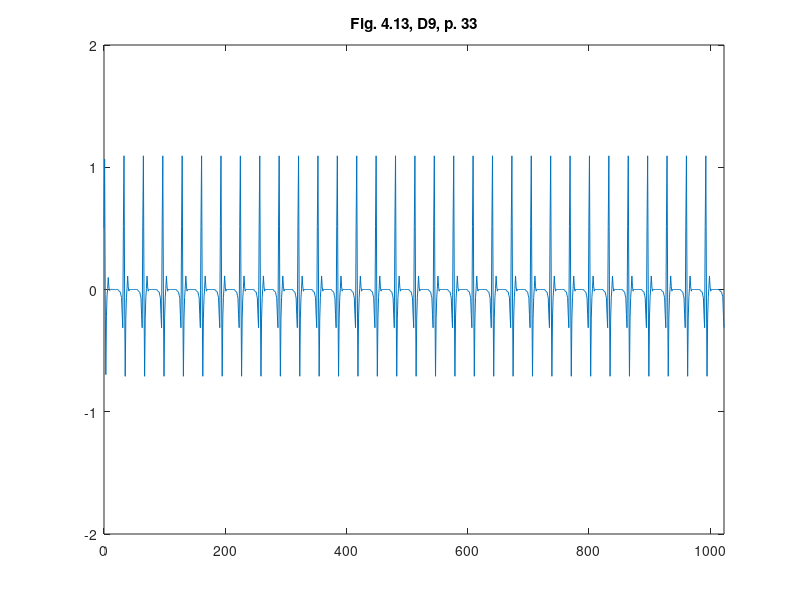

Here is the MATLAB script that generated this plot:
%% ========================================================================
%% Programmatic octave notes on "Ripples in Mathematics" by A. Jensen
%% and A. la Cour-Harbo written with a deep gratitude to the authors for
%% this wonderful text. 
%% 
%% Reconstruction of graphs in Figure 4.13, top, p.34, Ch 04, D9.
%%
%% Author: Vladimir Kulyukin
%% 
%% NB: I have tested this code in Octave 4.
%% =========================================================================
t = [0:1023];

y_fig_4_13_d9_p33 = [
0.5013087098088238
1.0668937878818028
-0.03858906471019391
-0.696310614782963
-0.22293463935796487
-0.0526353324509346
0.008040197594338418
0.09808933012096888
0.022832848979583445
-0.008130126475125985
-7.072845802279472E-4
-0.003569891444965807
3.5759726960041466E-4
0.0024656853571619715
-4.2929749283902006E-4
-0.001983711525444507
2.9392312274738563E-4
0.0015447634215628714
-2.9760069080712556E-4
-0.0013111431791755861
2.2926765130745644E-4
0.001085348752497453
-2.2225707540967228E-4
-9.501047379914479E-4
-0.007630149280374522
-0.012715307475623789
-0.017331707250100276
-0.022073710464868116
-0.04672632961763392
-0.06604391530900693
-0.2059207043346904
-0.3134937521868058
0.5157489040049872
1.0939725488414211
-0.03708694293958292
-0.7101453986278082
-0.23426982107489883
-0.06625018988558407
0.009805770271899841
0.11050332181536426
0.023528150239568547
-0.013160266735071733
-8.638731200094033E-5
-3.462750222149937E-4
7.911409974546906E-5
3.208838479330122E-4
-7.551844454656752E-5
-3.0092305409727004E-4
6.976389735687879E-5
2.807285964247704E-4
-6.669867435498134E-5
-2.645052677540332E-4
6.204411025520959E-5
2.48092729179163E-4
-5.940061752251169E-5
-2.3464979310393043E-4
-0.007756937912745632
-0.01331059288056637
-0.017210695641245957
-0.021553866380471715
-0.04682496637864149
-0.06648844463262153
-0.20582726062882048
-0.31309916652306996
0.5156702485004294
1.0936281475018563
-0.03701257267840863
-0.7098356726600079
-0.2343339518572235
-0.0665249394322283
0.0098664547981894
0.11075312599782083
0.023474810728388
-0.01338484837284594
-3.579923565787811E-5
-1.4013292396484773E-4
3.394109531657897E-5
1.3341599418309472E-4
-3.253979927820877E-5
-1.273736530838393E-4
3.086373701486475E-5
1.2129089168186268E-4
-2.9549358168301317E-5
-1.1574220181813876E-4
2.801786229513911E-5
1.1016223047610179E-4
-2.677096850503108E-5
-1.050025102853054E-4
-0.007787146144421921
-0.013431827674094404
-0.017181598865222365
-0.02143910975129271
-0.04685216929379392
-0.06659661665836714
-0.2058009374031866
-0.31299608154784486
0.515645414120717
1.0935302379038707
-0.036988427627812404
-0.7097417578510727
-0.23435692487503496
-0.06661478552760156
0.009888896477655958
0.11083984944641093
0.023453289023664926
-0.013468386781342647
-1.4676443434742154E-5
-5.901014092700696E-5
1.3534625238933867E-5
5.476190145506817E-5
-1.2420258372614066E-5
-5.0554197360442216E-5
1.1293666999266867E-5
4.635148789419602E-5
-1.0170824423289723E-5
-4.215431400377426E-5
9.050394249981294E-6
3.7964892074251746E-5
-7.913348159857737E-6
-3.375093463151181E-5
-0.00780570874032567
-0.013502099888804766
-0.017163075988807747
-0.02136943990731205
-0.04687049528175904
-0.06666565527751625
-0.20578259099990598
-0.3129273532768969
0.5156271810989999
1.0934618445783857
-0.036970122936722194
-0.7096734262198208
-0.2343751874606504
-0.06668303480138948
0.00990727385677656
0.11090824804402206
0.023434892970138933
-0.01353691778422728
3.869857884968034E-6
9.847552063191074E-6
-5.081858249516703E-6
-1.4409226797806467E-5
6.3744830572972946E-6
1.908995377098154E-5
-7.61431776494662E-6
-2.3756101199248127E-5
8.936022147147028E-6
2.8543139608397787E-5
-1.0204821048239968E-5
-3.331658564893441E-5
1.1553816976134861E-5
3.820845279334321E-5
-0.007825351724949112
-0.013574735215290174
-0.017143215701952718
-0.021296067387221524
-0.04689055122829233
-0.06673976704881078
-0.20576232042846235
-0.3128524742498226
0.51560670272638
1.093386192035898
-0.03694944097824315
-0.7095970063863716
-0.23439608146334717
-0.06676023255783842
0.009928351712272313
0.11098618209525753
0.023413606998578022
-0.013615603281870106
2.5310962117706898E-5
8.920625939848586E-5
-2.6718671982983432E-5
-9.446091831162348E-5
2.81285096617846E-5
9.971871921189543E-5
-2.954286659140992E-5
-1.0498637603142627E-4
3.093457457460694E-5
1.1022058880266088E-4
-3.234767108457767E-5
-1.1547025738523067E-4
3.371024720206043E-5
1.2064532618667322E-4
-0.007847613021932352
-0.01365748879638247
-0.017121006181352844
-0.0212132284019383
-0.0469128169399736
-0.06682272912268478
-0.20574018025976024
-0.3127696574407983
0.5155845641534715
1.093303479047661
-0.03692750932978478
-0.7095147004127818
-0.2344179449631338
-0.06684217615307185
0.009949920378734198
0.1110674285834306
0.02339218120838236
-0.013696199772226981
4.6348870403946296E-5
1.6879096996441317E-4
-4.7531666098683666E-5
-1.730825648273038E-4
4.8457114356790016E-5
1.7699415348872047E-4
-4.955836313969911E-5
-1.8096492006140677E-4
5.036766495998654E-5
1.8450458983456758E-4
-5.1374751005672126E-5
-1.8810853226124588E-4
5.205757126715622E-5
1.912336550403088E-4
-0.007865458454333557
-0.013726074300081752
-0.017103934844949372
-0.021147047667692025
-0.04692928950695812
-0.06688654928209076
-0.20572457068750669
-0.3127085880184914
0.515569649036398
1.093245120317281
-0.03691353823387139
-0.7094594208902207
-0.23443112944101846
-0.06689441119821131
0.009962090012016048
0.1111162821456021
0.02338088443884307
-0.013741700211549504
5.657230289199324E-5
2.1064226211565495E-4
-5.680427296051499E-5
-2.113058037926471E-4
5.6612048935662E-5
2.113429689716982E-4
-5.669503540143349E-5
-2.114524478941543E-4
5.6357922422212366E-5
2.1094159658747397E-4
-5.629185172560977E-5
-2.104997427170009E-4
5.581607988110022E-5
2.0945291302476013E-4
-0.007868103153163752
-0.013740117729231416
-0.017102443890962205
-0.0211372390365683
-0.04692964153877777
-0.0668921107205519
-0.20572535060650865
-0.31270726347861444
0.5155715766140292
1.0932480532372444
-0.036916559632501955
-0.7094665317719205
-0.23442696835283566
-0.06688309422905891
0.009956888456209706
0.11110090560278679
0.023387201201544108
-0.01372222922657843
4.928209324829816E-5
1.8728616157702614E-4
-4.843915013610327E-5
-1.8402397627923284E-4
4.735224529179327E-5
1.8040155047413268E-4
-4.641524734527504E-5
-1.768062134820294E-4
4.527177132153326E-5
1.7290598536359294E-4
-4.4253690875175236E-5
-1.6902612265801045E-4
4.306706199338192E-5
1.6489737676341068E-4
-0.007854481222783037
-0.013692429468325325
-0.017116676413193192
-0.021187672672346718
-0.04691462415843324
-0.0668388799301385
-0.205740875949845
-0.3127628825528196
0.5155877921130956
1.0933061122108774
-0.0369331803752177
-0.7095266099360797
-0.23440975645065598
-0.06682094645237965
0.00993937204346286
0.1110371114871196
0.023405207789883715
-0.013656740439936029
3.106791760971341E-5
1.2051998149482684E-4
-2.983559405595397E-5
-1.1593490628107305E-4
2.8632683223298083E-5
1.1139326268866316E-4
-2.7404932599447514E-5
-1.0683663311633535E-4
2.6230469198257745E-5
1.0235868890157515E-4
-2.5016366530337015E-5
-9.786288373267583E-5
2.3876300090500995E-5
9.347640246524703E-5
-0.007835183824295404
-0.013620716655010339
-0.01713585777076085
-0.021259348513038387
-0.046895419056734305
-0.06676721121553009
-0.20575990392504562
-0.3128342475303277
0.5156067682810392
1.0933771990298033
-0.036951926795402545
-0.7095971558446544
-0.23439112948888097
-0.06675092004993433
0.009921019129025918
0.11096783286100563
0.02342338178759908
-0.013588192181640216
1.3204263304980547E-5
5.289615922913823E-5
-1.2202066273466859E-5
-4.922186336501158E-5
1.1338246550694098E-5
4.5751899186302974E-5
-1.0383730712019665E-5
-4.225675348015779E-5
9.570113070462163E-6
3.8969661871546535E-5
-8.664565103887758E-6
-3.565765407008369E-5
7.900727957251857E-6
3.2554900307042866E-5
-0.007819544781451344
-0.013561074629022712
-0.017151110912879186
-0.021317638159653818
-0.046880523611350165
-0.0667102721610707
-0.2057744088392847
-0.31288978750844976
0.5156209005365743
1.0934313395880235
-0.03696566826761449
-0.7096498702196685
-0.23437777006910987
-0.06669963401316409
0.009908047005048097
0.11091798290495586
0.02343596738451915
-0.013539781973069856
9.993374211680482E-7
5.917050978106039E-6
-3.838645299928467E-7
-3.6787574399307805E-6
-1.0848787304860662E-7
1.6222669522611734E-6
6.797411951438544E-7
4.5351881122967767E-7
-1.1331651754980765E-6
-2.3553145744183816E-6
1.6619862519722766E-6
4.275380621707798E-6
-2.078516027415438E-6
-6.02963428974061E-6
-0.007809933197373938
-0.013523845801866953
-0.01716038928329138
-0.021353562143623384
-0.046871601798121554
-0.06667566061642162
-0.2057830123856495
-0.31292314315430253
0.5156291602181446
1.0934634314985725
-0.03697362517643005
-0.7096807590725334
-0.2343701431390399
-0.06666995616898143
0.009900707066739928
0.11088945259370972
0.02344299207684892
-0.013512407154975275
-5.754212289723028E-6
-2.036739818123516E-5
6.069718663345848E-6
2.1507440040737592E-5
-6.306664761591501E-6
-2.2531477667893105E-5
6.593521671957601E-6
2.3567075443548757E-5
-6.807015595535086E-6
-2.4494343444082926E-5
7.067085484820288E-6
2.543234980696871E-5
-7.25878394327403E-6
-2.6269397061577626E-5
-0.007805006139036755
-0.01350453053129805
-0.017165106140114766
-0.021372016428863876
-0.04686712285865594
-0.0666580743241402
-0.20578729521550976
-0.3129399231880855
0.5156332200568872
1.093479398567128
-0.0369775024098265
-0.7096959728105869
-0.23436647442755748
-0.06665550215233518
0.009897208077510496
0.11087570100583949
0.023446296487384655
-0.013499364062558677
-8.901142561367112E-6
-3.2756775691044894E-5
9.035437470764023E-6
3.323736323392661E-5
-9.126495472781302E-6
-3.365410598724324E-5
9.244898200289067E-6
3.4076995430057545E-5
-9.323446812025342E-6
-3.444103520510096E-5
9.427189349214432E-6
3.481072103507191E-5
-9.494243688484159E-6
-3.512623207739867E-5
-0.007802915519622203
-0.013496200011183462
-0.017167081788611212
-0.021379864740061538
-0.04686528120352278
-0.06665071269655744
-0.20578903096301887
-0.3129468396042173
0.5156348320250452
1.0934858655899191
-0.036979016945196674
-0.7097020293440868
-0.2343650740775674
-0.06664986000949527
0.009895897250055886
0.11087043683583436
0.023447502120809063
-0.013494481499252678
-1.0024624636179682E-5
-3.729175774477599E-5
1.0062135061426457E-5
3.74213842353767E-5
-1.0077900348747741E-5
-3.7518901265818136E-5
1.010736961381181E-5
3.7619425637508305E-5
-1.0116998583174313E-5
-3.7690653290706254E-5
1.0139125118062121E-5
3.776461451678366E-5
-1.0143174363285274E-5
-3.7811882326877035E-5
-0.007802341395047978
-0.013493785303182296
-0.01716759839086833
-0.02138203402751762
-0.046864833078504683
-0.0666487913282883
-0.20578942664292896
-0.31294853672677886
0.5156351651021464
1.0934873361558155
-0.03697930227428514
-0.7097032952883126
-0.23436484590492893
-0.0666488008224338
0.009895712483892448
0.11086956410235159
0.02344763477465924
-0.013493797191081128
-1.0117881542057057E-5
-3.7806416463609465E-5
1.0107946700708642E-5
3.7764574377465274E-5
-1.0088015043458616E-5
-3.770797072195268E-5
1.0074353264313303E-5
3.7652697306941163E-5
-1.0051697114024327E-5
-3.758414255966656E-5
1.00346772910985E-5
3.751677629551416E-5
-1.0009585287255578E-5
-3.743749043018729E-5
-0.0078025104530915325
-0.01349428767127215
-0.017167403086571706
-0.021381417301744792
-0.046865060460530614
-0.06664952372056575
-0.20578917567872684
-0.3129477012127608
0.5156348851853292
1.0934863963166057
-0.0369790012253034
-0.7097022626718004
-0.23436517302862764
-0.066649927322123
0.00989605848802242
0.11087077386194043
0.023447265344294605
-0.01349509122614885
-9.731638958323504E-6
-3.643787235169851E-5
9.700713663533631E-6
3.6320589145438514E-5
-9.665868250000711E-6
-3.6197517385570306E-5
9.633454757740793E-6
3.607492096717664E-5
-9.597626397973996E-6
-3.5947282062847166E-5
9.56391120560522E-6
3.582004803495812E-5
-9.527243564762669E-6
-3.5688454341613466E-5
-0.007803007602566589
-0.013496089732970562
-0.017166895824156928
-0.021379569146924453
-0.04686558079906694
-0.06665141862553935
-0.20578864656637721
-0.3129457659105389
0.515634344584361
1.0934844200161484
-0.036978453075636575
-0.7097002511909001
-0.23436573121251325
-0.06665197453276805
0.009896623100647206
0.11087285147838143
0.02344669202898354
-0.01349719975003913
-9.152917915861965E-6
-3.430330938510162E-5
9.114508096322599E-6
3.415952936296795E-5
-9.075190598443844E-6
-3.401440903839169E-5
9.036406174119344E-6
3.3869346776089164E-5
-8.996957036909397E-6
-3.372330298071999E-5
8.957888088777593E-6
3.3577284051788236E-5
-8.918375125814504E-6
-3.3430609478519625E-5
-0.007803620896456881
-0.013498363004402726
-0.017166280390543843
-0.021377283824091965
-0.04686619981172024
-0.06665371631386267
-0.205788026055281
-0.3129434589289911
0.5156337212651939
1.093482103456372
-0.036977828840096816
-0.7096979278462283
-0.23436635755463625
-0.06665430492057146
0.009897249831565758
0.11087518637278453
0.023446063828992378
-0.013499539384648287
-8.524806563681954E-6
-3.1961234729056085E-5
8.485506287452925E-6
3.1814803711735555E-5
-8.446708731931456E-6
-3.1669115025440295E-5
8.407558261690967E-6
3.152329429355634E-5
-8.3690179375962E-6
-3.137837452001188E-5
8.330057475015983E-6
3.1233308669651956E-5
-8.291803173434921E-6
-3.108928555576701E-5
-0.007804246931280941
-0.013500701830188056
-0.01716565592834783
-0.021374949025491034
-0.0468668233503555
-0.06665604722240227
-0.20578740437025367
-0.3129411332838457
0.5156331008513403
1.0934797829523866
-0.03697721053051073
-0.7096956137135717
-0.23436697428113015
-0.06665661279045111
0.009897864230997179
0.11087748688132054
0.0234454512917566
-0.013501832627820868
-7.914793581336723E-6
-2.967623453239849E-5
7.877604441000736E-6
2.9537962059814655E-5
-7.841504807806889E-6
-2.9401298383012826E-5
7.80468669302469E-6
2.9264428836875413E-5
-7.768996354774709E-6
-2.9129224596138852E-5
7.732563996495858E-6
2.8993810196749346E-5
-7.697291901105449E-6
-2.886010907299498E-5
-0.007804838742100965
-0.013502920739818198
-0.017165067213734817
-0.02137274096709564
-0.04686740921366237
-0.06665824447648881
-0.20578682170042706
-0.31293894733933164
0.5156325211639333
1.0934776082780564
-0.03697663411850294
-0.7096934507420465
-0.2343675475977307
-0.06665876409164248
0.009898434204371934
0.1108796261462423
0.023444884510135038
-0.013503959882597075
-7.351410080685886E-6
-2.756129462989596E-5
7.31749376390481E-6
2.7435316730523588E-5
-7.284835281704112E-6
-2.731119618379178E-5
7.251357041036008E-6
2.7186854809864894E-5
-7.219139998446202E-6
-2.706437575521079E-5
7.186101699080255E-6
2.6941676484483328E-5
-7.1543250591751476E-6
-2.6820840214318616E-5
-0.007805378272503548
-0.013504947149385525
-0.01716453119178828
-0.021370727523161475
-0.046867941767619374
-0.06666024495622964
-0.20578629265952664
-0.3129369598903314
0.5156319956126383
1.093475633862138
-0.03697611207715967
-0.7096914893892547
-0.2343680661369658
-0.06666071237549821
0.009898949243826859
0.11088156136459959
0.023444372976932627
-0.01350588202646469
-6.843360004063113E-6
-2.565219110242099E-5
6.8129464174705155E-6
2.5539265453363372E-5
-6.783748459059515E-6
-2.542813483383369E-5
6.7537623939042465E-6
2.531679797607385E-5
-6.724977814999646E-6
-2.5207235265483355E-5
6.695414685126011E-6
2.509746938689559E-5
-6.667037438556528E-6
-2.4989454615743363E-5
-0.007805862107879791
-0.013506765694178342
-0.017164050718133546
-0.021368921685505894
-0.046868418817387035
-0.06666203806536537
-0.20578581892958003
-0.3129351793560488
0.5156315252732345
1.093473865926001
-0.03697564501178757
-0.7096897338792196
-0.2343685298497206
-0.06666245543438157
0.009899409731918142
0.1108832921612712
0.02344391579932338
-0.013507600534254932
-6.389354391654771E-6
-2.3945767702534365E-5
6.362205279863626E-6
2.384495460876659E-5
-6.336123608020966E-6
-2.3745717725764445E-5
6.30935244569291E-6
2.3646304151844552E-5
-6.283625630310758E-6
-2.3548432688936637E-5
6.257224545879388E-6
2.3450388885909658E-5
-6.231843935181419E-6
-2.3353851942061885E-5
-0.007806294195227232
-0.013508389787007778
-0.017163621563876942
-0.021367308846968094
-0.046868844924180406
-0.06666363961648777
-0.20578539569008344
-0.3129335888263031
0.5156311050199116
1.0934722864517887
-0.036975227557869916
-0.7096881651847531
-0.2343689443811632
-0.06666401331397727
0.009899821533813073
0.1108848395108777
0.023443506853960943
-0.01350913731783695
-5.983066874027509E-6
-2.241925675737732E-5
5.958706258478846E-6
2.2328753195507913E-5
-5.935208986734387E-6
-2.2239524470504558E-5
5.911156323362059E-6
2.215015676510733E-5
-5.887938812581275E-6
-2.2062022268667297E-5
5.864184386187127E-6
2.197375391983683E-5
-5.841236412824159E-6
-2.1886676401414693E-5
-0.007806682229672654
-0.013509847463890612
-0.017163235883897218
-0.021365860345935794
-0.04686922810631414
-0.06666507890171967
-0.20578501478279593
-0.3129321584275841
0.5156307265336674
1.0934708649802276
-0.03697485126545075
-0.7096867523048336
-0.2343693183308479
-0.06666541756093308
0.009900193372056443
0.11088623546640368
0.02344313727869445
-0.013510524939947028
-5.615519329761415E-6
-2.103962067982492E-5
5.593340529739424E-6
2.0957145790426277E-5
-5.571785947535597E-6
-2.0875592637980132E-5
5.549832571939326E-6
2.079394379338521E-5
-5.528471417226861E-6
-2.071316943820209E-5
5.506732412568498E-6
2.0632305164771025E-5
-5.4855531672159795E-6
-2.0552267447105734E-5
-0.007807035982680818
-0.013511174788463457
-0.017162883810694366
-0.021364539735949543
-0.04686957833576905
-0.06666639275188786
-0.20578466614292187
-0.3129308509619239
0.5156303796497518
1.0934695639449643
-0.03697450587957796
-0.7096854573191216
-0.23436966204985205
-0.06666670645053802
0.009900535685888383
0.1108875186463297
0.02344279654133343
-0.013511802362959355
-5.276092915764871E-6
-1.976756250140112E-5
5.255398868299557E-6
1.9690500374142344E-5
-5.235059625025329E-6
-1.9613962160370674E-5
5.214497944551121E-6
1.9537376892659168E-5
-5.1942551055867995E-6
-1.9461262434964767E-5
5.173813376250332E-6
1.9385107426055124E-5
-5.153653971536105E-6
-1.9309369305336343E-5
-0.007807366680411609
-0.013512413336891628
-0.01716255403283639
-0.02136330512142847
-0.04686990700939617
-0.06666762338161317
-0.20578433828766296
-0.3129296238948819
0.5156300528000294
1.0934683404922907
-0.03697417974513395
-0.7096842370522134
-0.23436998727895547
-0.06666792347917301
0.009900860304439159
0.1108887328719835
0.02344247272638137
-0.013513013732274176
-4.952782099245543E-6
-1.8558607330113125E-5
4.932788313766174E-6
1.848401358281806E-5
-4.912845041463861E-6
-1.8409494424649615E-5
4.892878640593015E-6
1.83349833585245E-5
-4.872921799331937E-6
-1.826048640837833E-5
4.852968666273677E-6
1.8186004993766182E-5
-4.832983415301358E-6
-1.811147615297144E-5
-0.007807686970813335
-0.013513609963703951
-0.017162233802809002
-0.021362109288760128
-0.046870226969528986
-0.06666881836206966
-0.2057840182721214
-0.31292842928628556
0.5156297329422405
1.0934671463146641
-0.0369738597140819
-0.7096830428167697
-0.23437030726634278
-0.0666691177122459
0.009901180585087273
0.11088992760019872
0.023442152373295576
-0.01351420889433048
-4.632013540403842E-6
-1.736250489741639E-5
4.611829132426029E-6
1.7287033226397537E-5
-4.5913458851204835E-6
-1.721112028112598E-5
4.5710685227049035E-6
1.7135279069094427E-5
-4.550444840808413E-6
-1.705892647232883E-5
4.530058180740301E-6
1.6982654278906228E-5
-4.5092767838893875E-6
-1.690579920644905E-5
-0.007808011235836978
-0.013514817900748705
-0.01716190860981689
-0.021360898545890846
-0.046870552848154584
-0.06667003184332705
-0.20578369133111257
-0.31292721251032113
0.5156294051859068
1.093465926312772
-0.03697353075827842
-0.7096818190217112
-0.23437063716969062
-0.0666703452303111
0.009901511827739247
0.11089115941975389
0.023441820048275646
-0.013515444943795828
-4.298206557083859E-6
-1.6121635468412067E-5
4.276802276030887E-6
1.6041416871436636E-5
-4.254691504349101E-6
-1.5960155051246134E-5
4.233054004445203E-6
1.5879039496648202E-5
-4.210654261688088E-6
-1.579679839358924E-5
4.188764365043409E-6
1.5714713758685415E-5
-4.166055319748302E-6
-1.5631419546677706E-5
-0.007808356106548239
-0.01351609864191519
-0.017161561656747037
-0.021359610803673504
-0.04687090159946826
-0.06667132650735938
-0.20578334033953727
-0.3129259102717784
0.5156290522440313
1.0934646165805915
-0.03697317541497763
-0.7096805011297492
-0.23437099461847954
-0.0666716711995132
0.00990187184244199
0.11089249414607316
0.02344145776969595
-0.013516788342991753
-3.9331941882921344E-6
-1.4768869510805111E-5
3.909364373220452E-6
1.4679370119868535E-5
-3.884348493942836E-6
-1.4588119354371943E-5
3.860120471281063E-6
1.4497102575854908E-5
-3.834640805637683E-6
-1.440423758737989E-5
3.8099920047224735E-6
1.4311618564875535E-5
-3.7840246780022887E-6
-1.4217052571423053E-5
-0.007808741067924321
-0.013517524189377069
-0.01716117325514571
-0.02135817332339691
-0.046871293107133984
-0.06667277582734148
-0.20578294520608145
-0.3129244483446497
0.5156286538256338
1.0934631421412524
-0.0369727731815776
-0.7096790133954974
-0.2343714003192848
-0.06667317213190446
0.009902281551131382
0.1108940090746896
0.02344104440751659
-0.013518317169218506
-3.5156275639980627E-6
-1.3225332118741054E-5
3.4879545267698012E-6
1.3121222018557976E-5
-3.4585339614824618E-6
-1.3014531471068358E-5
3.4302693192905617E-6
1.290817720261476E-5
-3.400181054987246E-6
-1.2799130124314072E-5
3.371298562537969E-6
1.269043312865557E-5
-3.340515073752902E-6
-1.2578929070272694E-5
-0.007809189011966652
-0.013519179145020307
-0.01716072028376183
-0.021356500660114255
-0.04687175071736495
-0.06667446609055913
-0.20578248235376034
-0.312922739590732
0.5156281861264176
1.0934614150060882
-0.0369723000220159
-0.7096772669732498
-0.23437187853739339
-0.06667493773007384
0.009902765451267642
0.11089579476942951
0.023440555233629062
-0.0135201228477091
-3.02054663545885E-6
-1.1398734744626953E-5
2.9873811555085653E-6
1.127382018009461E-5
-2.9518253199156493E-6
-1.1145375951619153E-5
2.917846137999575E-6
1.101738395081697E-5
-2.8813912943588464E-6
-1.0885736320798362E-5
2.8465688594172143E-6
1.0754556170601761E-5
-2.809184560647478E-6
-1.0619593102825893E-5
-0.008348132737807145
-0.014453708761165503
-0.018342598086313517
-0.0228254468221198
-0.04171420903905404
-0.05674291837248741
-0.20154091778703928
-0.3115673407219953
];

figure;
plot(t, y_fig_4_13_d9_p33);
xlim([0 1023]);
ylim([-2 2]);
title('Fig. 4.13, D9, p. 33');
